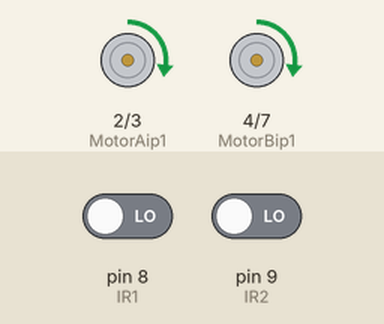
Recording of a sketch running on a simulated Arduino Uno, built with avr-gcc and run on an emulated ATmega328P. Shown: motor-driver pin pairs drawn as motors (green arrow = first pin HIGH = forward, orange = second pin HIGH = backward, longer = more drive, scaled by the enable pin). The test bench sets the inputs (shaded band); at power-on: pin 8 (IR1) LOW, pin 9 (IR2) LOW.

Above: at 1.2 s.
1.3 s: pin 8 (IR1) driven HIGH
At 2.5 s:
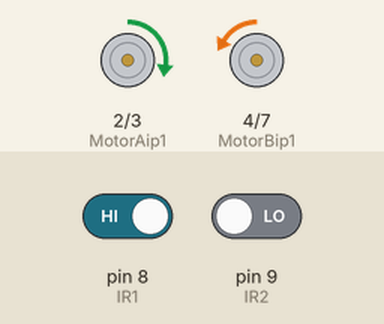
2.8 s: pin 9 (IR2) driven HIGH
At 3.8 s:
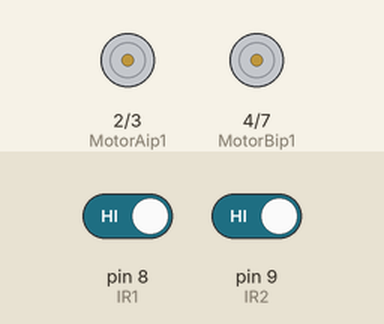
4.3 s: pin 8 (IR1) driven LOW
At 4.9 s:
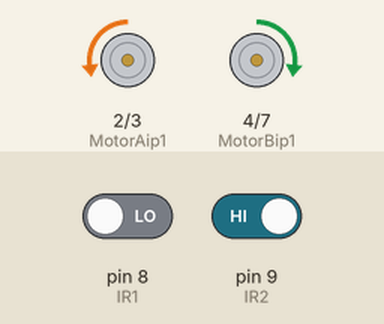
5.8 s: pin 9 (IR2) driven LOW
At 6.1 s:
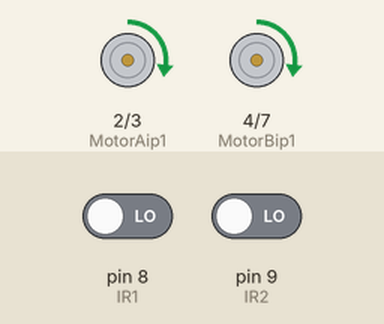
Timing chart, 0 to 8.3 s (numbered marks = the images above; inputs shaded):
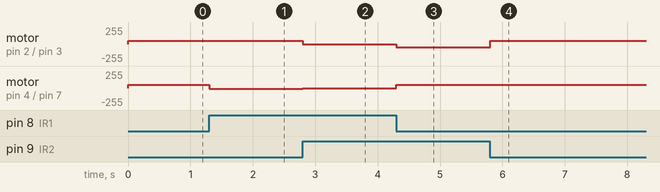

The sketch:

Line_follower.ino
```cpp
// Black Line Follower
int IR1=8;      //Right sensor
int IR2=9;    //left Sensor
// motor one
int enA = 5;    //Right motor
int MotorAip1=2;
int MotorAip2=3;
// motor two
int enB = 6;    //Left motor
int MotorBip1=4;
int MotorBip2=7;
void setup()
{
  // put your setup code here, to run once:
  pinMode(enA, OUTPUT);
  pinMode(enB, OUTPUT);
  pinMode(IR1,INPUT);
  pinMode(IR2,INPUT);
  pinMode(MotorAip1,OUTPUT);
  pinMode(MotorAip2,OUTPUT);
  pinMode(MotorBip1,OUTPUT);
  pinMode(MotorBip2,OUTPUT);
}
void loop()
{
   if(digitalRead(IR1)==HIGH && digitalRead(IR2)==HIGH) //IR will not glow on black line
  {
    //Stop both Motors
    digitalWrite(MotorAip1,LOW);
    digitalWrite(MotorAip2,LOW);
    digitalWrite(MotorBip1,LOW);
    digitalWrite(MotorBip2,LOW);
   analogWrite (enA, 0);
   analogWrite (enB, 0);
  }

  else if(digitalRead(IR1)==LOW && digitalRead(IR2)==LOW)  //IR not on black line
  {
    //Move both the Motors
    digitalWrite(MotorAip1,HIGH);
    digitalWrite(MotorAip2,LOW);
    digitalWrite(MotorBip1,HIGH);
    digitalWrite(MotorBip2,LOW);
    analogWrite (enA, 50);
    analogWrite (enB, 50);
  }

  else if(digitalRead(IR1)==HIGH && digitalRead(IR2)==LOW)    //change >> High - Low
  {
    //Tilt robot towards left by stopping the left wheel and moving the right one
    digitalWrite(MotorAip1,HIGH);
    digitalWrite(MotorAip2,LOW);
    digitalWrite(MotorBip1,LOW);
    digitalWrite(MotorBip2,HIGH);
    analogWrite (enA, 50);
    analogWrite (enB, 10);
   delay(100);
  }

  else if(digitalRead(IR1)==LOW && digitalRead(IR2)==HIGH)
  {
    //Tilt robot towards right by stopping the right wheel and moving the left one
     digitalWrite(MotorAip1,LOW);     // If I want to turn right then the speed of the right wheel should be less than that of the left wheel, here, let a be the right wheel
    digitalWrite(MotorAip2,HIGH);
    digitalWrite(MotorBip1,HIGH);
    digitalWrite(MotorBip2,LOW);
    analogWrite (enA, 10);
   analogWrite (enB, 50);
   delay(100);
  }

  else
  {
    //Stop both the motors
    digitalWrite(MotorAip1,LOW);
    digitalWrite(MotorAip2,LOW);
    digitalWrite(MotorBip1,LOW);
    digitalWrite(MotorBip2,LOW);
    analogWrite (enA, 0);
   analogWrite (enB, 0);
  }
}
```

Measured:
- after the input at 1.3 s, motor on pin 4 (MotorBip1) / pin 7 (MotorBip2): forward 50/255 → backward 10/255 at once
- after the input at 2.8 s, motor on pin 2 (MotorAip1) / pin 3 (MotorAip2): forward 50/255 → stopped at once; motor on pin 4 (MotorBip1) / pin 7 (MotorBip2): backward 10/255 → stopped at once
- after the input at 4.3 s, motor on pin 2 (MotorAip1) / pin 3 (MotorAip2): stopped → backward 50/255 at once; motor on pin 4 (MotorBip1) / pin 7 (MotorBip2): stopped → forward 50/255 at once
- after the input at 5.8 s, motor on pin 2 (MotorAip1) / pin 3 (MotorAip2): backward 50/255 → forward 50/255 at once
